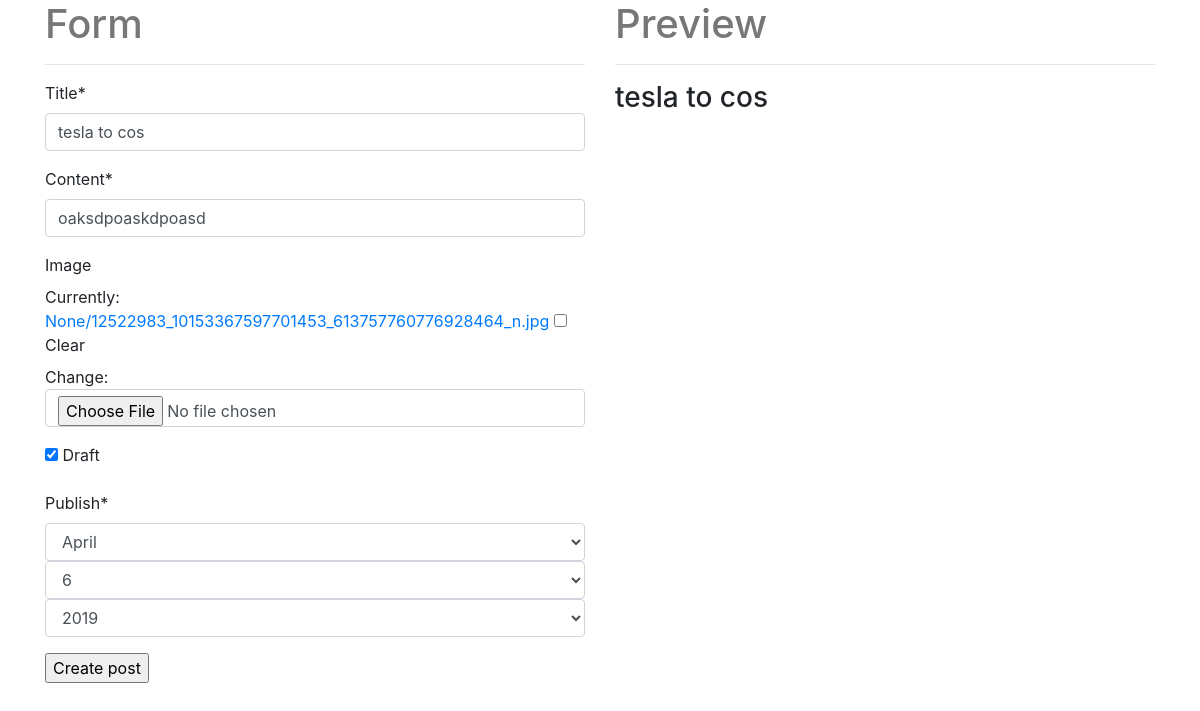
Page /posts/tesla-to-cos/edit/ (signed in) on the committed database.
### posts/models.py (models this page shows, shortened)
class Post(models.Model):
    title = models.CharField(max_length=120)
    user = models.ForeignKey(settings.AUTH_USER_MODEL, default=1, on_delete=models.CASCADE)
    slug = models.SlugField(unique=True)
    image = models.ImageField(null=True, blank=True, upload_to=upload_location, width_field="width_field", height_field="height_field", )
    height_field = models.IntegerField(default=0)
    width_field = models.IntegerField(default=0)
    content = models.TextField()
    draft = models.BooleanField(default=False)
    publish = models.DateField(auto_now=False, auto_now_add=False)
    timestamp = models.DateTimeField(auto_now=False, auto_now_add=True)
    updated = models.DateTimeField(auto_now=True, auto_now_add=False)
    objects = PostManager()

### posts/views.py (the view)
# urls.py: path('<slug:slug>/edit/', post_update, name='update'),
def post_update(request, slug=None):
    if not request.user.is_staff or not request.user.is_superuser:
        raise Http404
    instance = get_object_or_404(Post, slug=slug)
    form = PostForm(request.POST or None, request.FILES or None, instance=instance)
    if form.is_valid():
        instance = form.save(commit=False)
        instance.save()
        messages.success(request, "Post updated.")
        return HttpResponseRedirect(instance.get_absolute_url())
    context = {
        "title": instance.title,
        "instance": instance,
        "form": form
    }
    return render(request, "post_form.html", context)

### posts/forms.py
class PostForm(forms.ModelForm):
    content = forms.CharField(widget=PagedownWidget(show_preview=False))
    publish = forms.DateField(widget=forms.SelectDateWidget)
    class Meta:
        model = Post
        fields = [
            "title",
            "content",
            "image",
            "draft",
            "publish"
        ]

### templates/post_form.html (shortened to what this page needs)
{% extends "base.html" %}
{% load crispy_forms_tags %}
{% block content %}
    <div class="row create-form">
        <div class="col-sm-6">
            <h1>Form</h1>
            <hr/>
            <form method="POST" action="" enctype="multipart/form-data">
                {{form|crispy}}
                <input type="submit" value="Create post"/>
            </form>
        </div>
        <div class="col-sm-6">
            <h1>Preview</h1>
            <hr/>
            <div class="content-preview">
                <h3 id="preview-title"></h3>
            </div>
        </div>
    </div>
{% endblock content %}

### static/css/base.css (style rules this page uses)
h1 { color: #777777; }

### rows in the picture
Post: title "tesla to cos", content "oaksdpoaskdpoasd", draft "☑"
